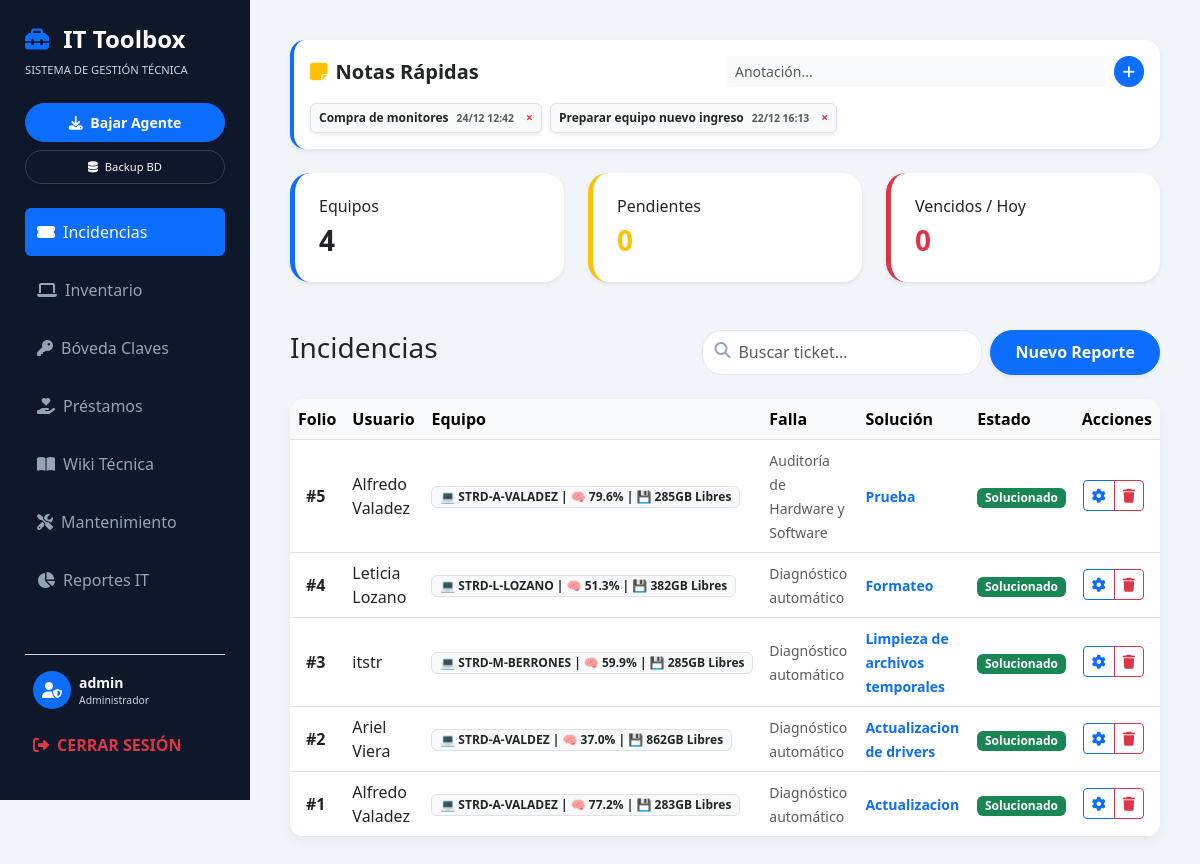
/ (signed in), run on the app's committed database.
### tables this page shows
CREATE TABLE notas 
                  (id INTEGER PRIMARY KEY AUTOINCREMENT, 
                   contenido TEXT, 
                   fecha TEXT);

CREATE TABLE incidencias (
            id INTEGER PRIMARY KEY AUTOINCREMENT,
            equipo TEXT,
            usuario TEXT,
            problema TEXT,
            solucion TEXT,
            fecha TIMESTAMP DEFAULT CURRENT_TIMESTAMP
        , comentarios TEXT DEFAULT '');

### app.py (the view)
@app.route('/')
@login_required
def dashboard():
    conn = conectar_db(); cursor = conn.cursor(); hoy = datetime.now().strftime('%Y-%m-%d')
    cursor.execute("SELECT COUNT(*) FROM inventario"); total_eq = cursor.fetchone()[0]
    cursor.execute("SELECT COUNT(*) FROM incidencias WHERE solucion = 'Pendiente'"); pend = cursor.fetchone()[0]
    cursor.execute("""SELECT COUNT(*) FROM mantenimiento WHERE proxima_fecha < ? AND proxima_fecha != '' AND proxima_fecha IS NOT NULL""", (hoy,)); venc = cursor.fetchone()[0]
    cursor.execute("SELECT * FROM incidencias ORDER BY id DESC")
    t_procesados = []
    for t in cursor.fetchall():
        info = t['equipo']
        if info and info.startswith('{'):
            try:
                d = json.loads(info); info = f"💻 {d.get('equipo')} | 🧠 {d.get('ram')} | 💾 {d.get('disco')}"
            except: pass
        t_procesados.append(dict(t, info_web=info))
    cursor.execute("SELECT * FROM inventario ORDER BY id ASC"); equipos = cursor.fetchall()
    cursor.execute("SELECT * FROM boveda ORDER BY id DESC"); claves = cursor.fetchall()
    cursor.execute("SELECT m.*, e.nombre_equipo FROM mantenimiento m JOIN inventario e ON m.equipo_id = e.id ORDER BY m.fecha_realizado DESC"); manto = cursor.fetchall()
    cursor.execute("SELECT * FROM notas ORDER BY id DESC"); notas = cursor.fetchall()
    cursor.execute("SELECT * FROM prestamos ORDER BY id DESC"); prestamos = cursor.fetchall()
    cursor.execute("SELECT * FROM wiki ORDER BY categoria ASC, titulo ASC"); wiki = cursor.fetchall()
    cursor.execute("SELECT COUNT(*) FROM incidencias WHERE solucion = 'Solucionado'"); sol = cursor.fetchone()[0]
    stats_tickets = [sol, pend]; stats_manto = [len(manto)]
    conn.close()
    return render_template('toolbox.html', resumen={'equipos': total_eq, 'pendientes': pend, 'vencidos': venc},
                           tickets=t_procesados, equipos=equipos, claves=claves, mantenimientos=manto,
                           notas=notas, prestamos=prestamos, wiki=wiki, fecha_actual=hoy,
                           stats_tickets=stats_tickets, stats_manto=stats_manto, pendientes_count=pend)

### app.py (called while the page is built)
def conectar_db():
    conn = sqlite3.connect('soporte.db', check_same_thread=False)
    conn.row_factory = sqlite3.Row
    return conn

def login_required(f):
    @wraps(f)
    def decorated_function(*args, **kwargs):
        if 'user_id' not in session: return redirect(url_for('login'))
        return f(*args, **kwargs)
    return decorated_function

### templates/toolbox.html (shortened to what this page needs)
<!DOCTYPE html>
<html lang="es">
<head>
    <link href="https://cdn.jsdelivr.net/npm/bootstrap@5.3.0/dist/css/bootstrap.min.css" rel="stylesheet">
    <link rel="stylesheet" href="https://cdnjs.cloudflare.com/ajax/libs/font-awesome/6.4.0/css/all.min.css">
</head>
<body>
<div class="sidebar">
    <h4 class="fw-bold mb-2"><i class="fas fa-toolbox text-primary me-2"></i> IT Toolbox</h4>
    <p class="small text-muted mb-4" style="font-size: 0.7rem;">SISTEMA DE GESTIÓN TÉCNICA</p>
    <a href="/descargar_agente" class="btn btn-primary btn-sm w-100 mb-2 rounded-pill fw-bold py-2 shadow-sm"><i class="fas fa-download me-1"></i> Bajar Agente</a>
    <a href="/backup_db" class="btn btn-outline-light btn-sm w-100 mb-4 rounded-pill py-2 shadow-sm" style="font-size: 0.7rem; border-color: #334155;"><i class="fas fa-database me-1"></i> Backup BD</a>
    <nav class="nav flex-column nav-pills" id="v-pills-tab" role="tablist">
        <a class="nav-link active d-flex justify-content-between align-items-center" data-bs-toggle="pill" href="#tickets">
            <span><i class="fas fa-ticket-alt me-2"></i>Incidencias</span>
        </a>
        <a class="nav-link" data-bs-toggle="pill" href="#inventario"><i class="fas fa-laptop me-2"></i>Inventario</a>
        <a class="nav-link" data-bs-toggle="pill" href="#boveda"><i class="fas fa-key me-2"></i>Bóveda Claves</a>
        <a class="nav-link" data-bs-toggle="pill" href="#prestamos"><i class="fas fa-hand-holding-heart me-2"></i>Préstamos</a>
        <a class="nav-link" data-bs-toggle="pill" href="#wiki"><i class="fas fa-book-open me-2"></i>Wiki Técnica</a>
        <a class="nav-link" data-bs-toggle="pill" href="#mantenimiento"><i class="fas fa-tools me-2"></i>Mantenimiento</a>
        <a class="nav-link" data-bs-toggle="pill" href="#reportes"><i class="fas fa-chart-pie me-2"></i>Reportes IT</a>
    </nav>
    <hr class="text-muted mt-auto">
    <div class="d-flex align-items-center mb-3 px-2">
        <div class="bg-primary rounded-circle d-flex align-items-center justify-content-center me-2" style="width: 38px; height: 38px;"><i class="fas fa-user-shield text-white"></i></div>
        <div class="overflow-hidden">
            <p class="mb-0 small fw-bold text-white text-truncate">{{ session['username'] }}</p>
            <p class="mb-0 text-muted" style="font-size: 0.65rem;">Administrador</p>
        </div>
    </div>
    <a href="/logout" class="nav-link text-danger small p-2 fw-bold text-decoration-none"><i class="fas fa-sign-out-alt me-2"></i>CERRAR SESIÓN</a>
</div>
<div class="main-content">
    <div id="notes-section">
        <div class="card card-custom p-3 border-start border-primary border-4 shadow-sm mb-4">
            <div class="d-flex justify-content-between align-items-center mb-3"><h5 class="fw-bold mb-0"><i class="fas fa-sticky-note text-warning me-2"></i>Notas Rápidas</h5><form action="/agregar_nota" method="POST" class="d-flex gap-2 w-50"><input type="text" name="contenido" class="form-control form-control-sm border-0 bg-light" placeholder="Anotación..." required><button type="submit" class="btn btn-primary btn-sm rounded-circle"><i class="fas fa-plus"></i></button></form></div>
            <div class="d-flex flex-wrap gap-2">{% for n in notas %}<div class="badge bg-light text-dark p-2 border d-flex align-items-center gap-2 shadow-sm"><span>{{ n.contenido }}</span><small class="text-muted" style="font-size: 0.65rem;">{{ n.fecha }}</small><a href="/eliminar_nota/{{ n.id }}" class="text-danger ms-1" style="text-decoration:none;">&times;</a></div>{% endfor %}</div>
        </div>
    </div>
    <div class="row mb-5" id="dashboard-summary">
        <div class="col-md-4"><div class="card card-custom p-4 card-stat shadow-sm border-start border-primary border-5"><h6>Equipos</h6><h3 class="fw-bold mb-0">{{ resumen.equipos }}</h3></div></div>
        <div class="col-md-4"><div class="card card-custom p-4 card-stat shadow-sm border-start border-warning border-5"><h6>Pendientes</h6><h3 id="stat-pendientes-dashboard" class="fw-bold mb-0 text-warning">{{ resumen.pendientes }}</h3></div></div>
        <div class="col-md-4"><div class="card card-custom p-4 card-stat shadow-sm border-start border-danger border-5"><h6>Vencidos / Hoy</h6><h3 id="stat-vencidos" class="fw-bold mb-0 text-danger">{{ resumen.vencidos }}</h3></div></div>
    </div>
    <div class="tab-content">
        <div class="tab-pane fade show active" id="tickets">
            <div class="d-flex justify-content-between align-items-center mb-4"><h3>Incidencias</h3><div class="d-flex gap-2"><div class="position-relative"><i class="fas fa-search position-absolute" style="left:12px; top:12px; color:#94a3b8;"></i><input type="text" class="form-control search-input" id="searchTickets" placeholder="Buscar ticket..."></div><button class="btn btn-primary rounded-pill px-4 shadow-sm fw-bold" data-bs-toggle="modal" data-bs-target="#modalAddTicket">Nuevo Reporte</button></div></div>
            <div class="card card-custom overflow-hidden"><table class="table align-middle m-0" id="tableTickets"><thead class="table-light"><tr><th>Folio</th><th>Usuario</th><th>Equipo</th><th>Falla</th><th>Solución</th><th>Estado</th><th class="text-end">Acciones</th></tr></thead>
                <tbody>{% for t in tickets %}<tr><td class="fw-bold ps-3">#{{ loop.revindex }}</td><td>{{ t.usuario }}</td><td><span class="badge bg-light text-dark border">{{ t.info_web }}</span></td><td><small class="text-muted">{{ t.problema }}</small></td><td><small class="text-primary fw-bold">{{ t.comentarios or '-' }}</small></td><td><span class="badge {{ 'bg-success' if t.solucion == 'Solucionado' else 'bg-warning text-dark' }}">{{ t.solucion }}</span></td><td class="text-end pe-3"><div class="btn-group"><button class="btn btn-sm btn-outline-primary" data-bs-toggle="modal" data-bs-target="#modalEdit{{t.id}}"><i class="fas fa-cog"></i></button><button class="btn btn-sm btn-outline-danger" data-bs-toggle="modal" data-bs-target="#modalDel{{t.id}}"><i class="fas fa-trash"></i></button></div></td></tr>{% endfor %}</tbody>
            </table></div>
        </div>
    </div>
</div>
</body>
</html>

### templates/toolbox.html (style rules this page uses)
:root { --it-side: #0f172a; --it-active: #2563eb; }
body { background-color: #f1f5f9; font-family: 'Segoe UI', sans-serif; overflow-x: hidden; }
.sidebar { background: var(--it-side); color: white; min-height: 100vh; position: fixed; width: 250px; padding: 25px; z-index: 1000; display: flex; flex-direction: column; }
.main-content { margin-left: 250px; padding: 40px; width: calc(100% - 250px); }
.nav-link { color: #94a3b8; margin-bottom: 10px; border-radius: 8px; padding: 12px; transition: 0.3s; text-decoration: none; display: block; border: none; width: 100%; text-align: left; }
.nav-link:hover, .nav-link.active { background: var(--it-active); color: white !important; }
.sidebar p.text-muted, .sidebar .text-muted, .sidebar small { color: #cbd5e1 !important; opacity: 1 !important; }
.card-custom { border: none; border-radius: 15px; box-shadow: 0 4px 12px rgba(0,0,0,0.05); background: white; }
.card-stat { border: none; border-radius: 20px; transition: 0.3s; background: white; }
.search-input { border-radius: 20px; border: 1px solid #e2e8f0; padding-left: 35px; background: white; height: 45px; }

### data on the page
notas: contenido "Compra de monitores", fecha "24/12 12:42"
notas: contenido "Preparar equipo nuevo ingreso", fecha "22/12 16:13"
incidencias: usuario "Alfredo Valadez", info_web "💻 STRD-A-VALADEZ | 🧠 79.6% | 💾 285GB Libres", problema "Auditoría de Hardware y Software", comentarios "Prueba", solucion "Solucionado"
incidencias: usuario "Leticia Lozano", info_web "💻 STRD-L-LOZANO | 🧠 51.3% | 💾 382GB Libres", problema "Diagnóstico automático", comentarios "Formateo", solucion "Solucionado"
incidencias: usuario "itstr", info_web "💻 STRD-M-BERRONES | 🧠 59.9% | 💾 285GB Libres", problema "Diagnóstico automático", comentarios "Limpieza de archivos temporales", solucion "Solucionado"
incidencias: usuario "Ariel Viera", info_web "💻 STRD-A-VALDEZ | 🧠 37.0% | 💾 862GB Libres", problema "Diagnóstico automático", comentarios "Actualizacion de drivers", solucion "Solucionado"
incidencias: usuario "Alfredo Valadez", info_web "💻 STRD-A-VALADEZ | 🧠 77.2% | 💾 283GB Libres", problema "Diagnóstico automático", comentarios "Actualizacion", solucion "Solucionado"

### other printed values
{{ session['username'] }} "admin"
{{ resumen.equipos }} "4"
{{ resumen.pendientes }} "0"
{{ resumen.vencidos }} "0"
